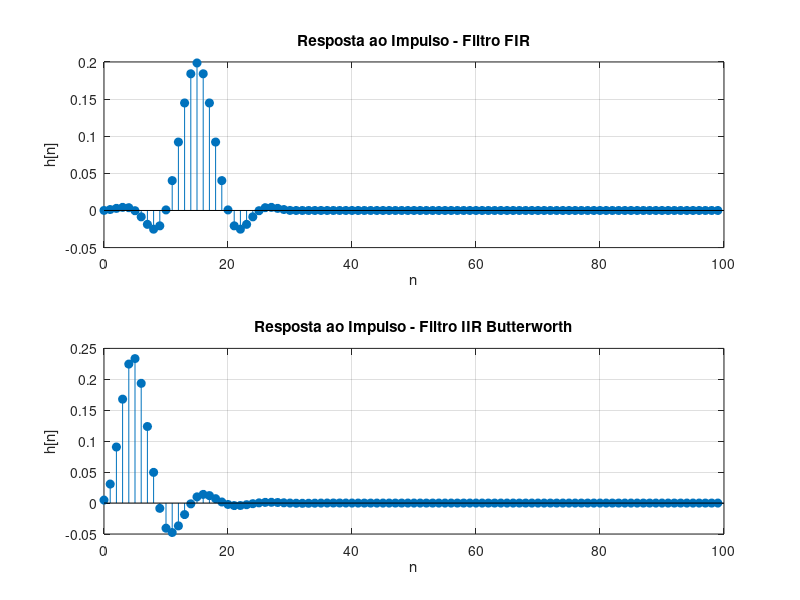
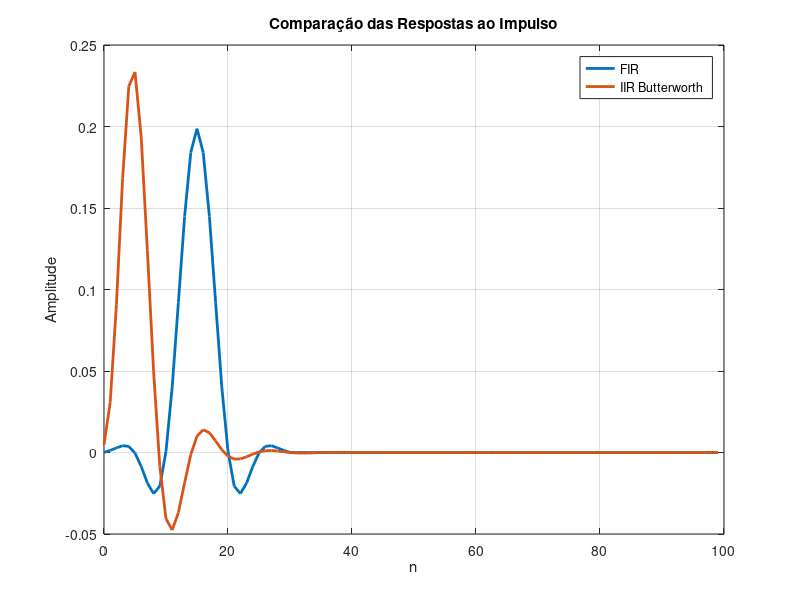

The MATLAB source for these figures, in order:
% ----------------------------------------------------------
% Parâmetros
% ----------------------------------------------------------
Fs = 1000;
fc = 100;

Wn = fc/(Fs/2);

% ----------------------------------------------------------
% Filtro FIR
% ----------------------------------------------------------
ordem_fir = 30;

b_fir = fir1(ordem_fir, Wn, "low");
a_fir = 1;

% ----------------------------------------------------------
% Filtro IIR Butterworth
% ----------------------------------------------------------
ordem_iir = 4;

[b_iir, a_iir] = butter(ordem_iir, Wn, "low");

% ----------------------------------------------------------
% Geração do impulso discreto
% ----------------------------------------------------------
N = 100;

impulso = [1 zeros(1,N-1)];

% ----------------------------------------------------------
% Resposta ao impulso
% ----------------------------------------------------------
h_fir = filter(b_fir, a_fir, impulso);
h_iir = filter(b_iir, a_iir, impulso);

% ----------------------------------------------------------
% Gráficos
% ----------------------------------------------------------
figure;

subplot(2,1,1);
stem(0:N-1, h_fir, 'filled');
grid on;
title('Resposta ao Impulso - Filtro FIR');
xlabel('n');
ylabel('h[n]');

subplot(2,1,2);
stem(0:N-1, h_iir, 'filled');
grid on;
title('Resposta ao Impulso - Filtro IIR Butterworth');
xlabel('n');
ylabel('h[n]');

% ----------------------------------------------------------
% Comparação direta
% ----------------------------------------------------------
figure;

plot(0:N-1, h_fir, 'LineWidth', 2);
hold on;
plot(0:N-1, h_iir, 'LineWidth', 2);

grid on;
xlabel('n');
ylabel('Amplitude');
title('Comparação das Respostas ao Impulso');

legend('FIR','IIR Butterworth');

% ----------------------------------------------------------
% Informações
% ----------------------------------------------------------
fprintf('\n');
fprintf('Ordem FIR: %d\n', ordem_fir);
fprintf('Ordem IIR: %d\n', ordem_iir);
fprintf('Número de amostras analisadas: %d\n', N);
